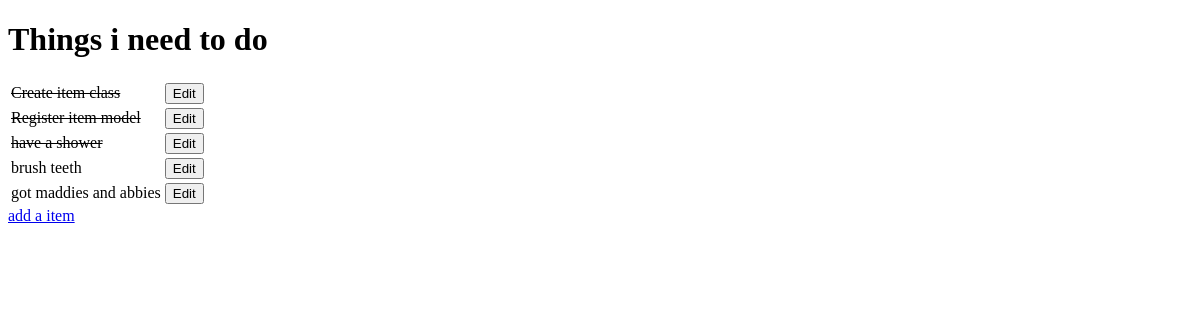
The app's page /, older data.
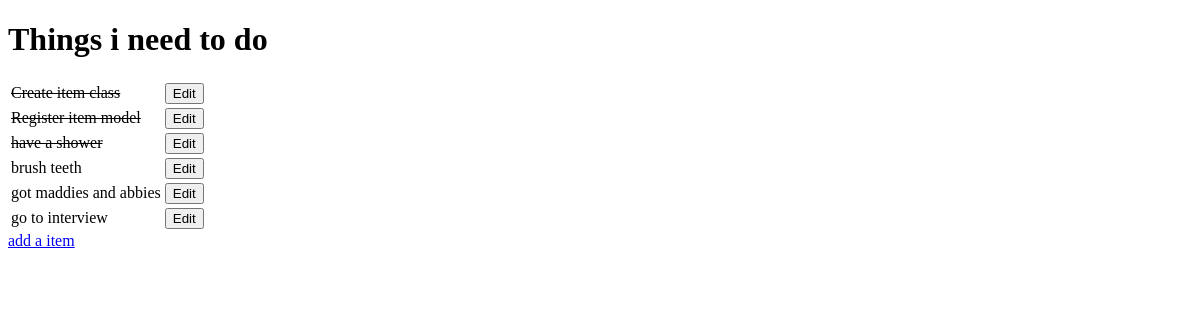
The same page, newer data.
### todo/models.py (models this page shows, shortened)
class Item(models.Model):
    name = models.CharField(max_length=50, null=False, blank=False)
    done = models.BooleanField(null=False, blank=False, default=False)

### todo/views.py (the view)
# urls.py: path('', get_todo_list, name='get_todo_list'),
def get_todo_list(request):
    items = Item.objects.all()
    context = {
        "items": items
    }
    return render(request, 'todo/todo_list.html', context)

### todo/templates/todo/todo_list.html (shortened to what this page needs)
<!DOCTYPE html>
<html lang="en">
<head>
</head>
<body>
    <h1>Things i need to do</h1>
    <table>
        {% for item in items %}
            <tr>
                {% if item.done %}
                <td><strike> {{item.name }}</td></strike></td>
                {% else %}
                <td>{{ item.name }}</td>
                {% endif %}
                <td>
                    <a href="/edit/{{ item.id }}">
                        <button>
                            Edit
                        </button>
                    </a>
                </td>
            </tr>
            {% empty %}
            <tr><td>You have nothing to do</td></tr>
        {% endfor %}
    </table>
    <a href="/add">add a item</a>
</body>
</html>

Row changes from the older to the newer data that the page shows:
added Item: name "go to interview"
